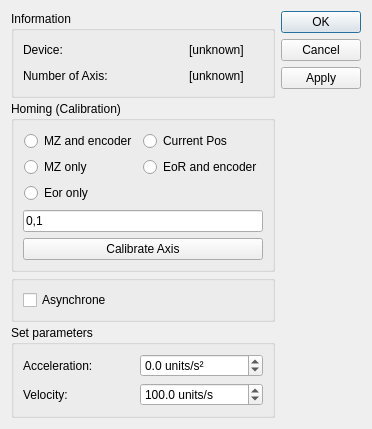
<?xml version="1.0" encoding="UTF-8"?>
<ui version="4.0">
 <class>DialogSMC100</class>
 <widget class="QDialog" name="DialogSMC100">
  <property name="geometry">
   <rect>
    <x>0</x>
    <y>0</y>
    <width>342</width>
    <height>400</height>
   </rect>
  </property>
  <property name="windowTitle">
   <string>SMC Piezo</string>
  </property>
  <layout class="QHBoxLayout" name="horizontalLayout">
   <item>
    <layout class="QVBoxLayout" name="verticalLayout_2">
     <property name="spacing">
      <number>3</number>
     </property>
     <item>
      <widget class="QGroupBox" name="group1">
       <property name="title">
        <string>Information</string>
       </property>
       <layout class="QGridLayout" name="gridLayout_2">
        <item row="0" column="0">
         <widget class="QLabel" name="label">
          <property name="text">
           <string>Device:</string>
          </property>
         </widget>
        </item>
        <item row="0" column="2">
         <widget class="QLabel" name="lblDevice1">
          <property name="sizePolicy">
           <sizepolicy hsizetype="MinimumExpanding" vsizetype="Preferred">
            <horstretch>0</horstretch>
            <verstretch>0</verstretch>
           </sizepolicy>
          </property>
          <property name="text">
           <string>[unknown]</string>
          </property>
         </widget>
        </item>
        <item row="1" column="0">
         <widget class="QLabel" name="label_6">
          <property name="text">
           <string>Number of Axis:</string>
          </property>
         </widget>
        </item>
        <item row="1" column="2">
         <widget class="QLabel" name="lblPiezo">
          <property name="sizePolicy">
           <sizepolicy hsizetype="MinimumExpanding" vsizetype="Preferred">
            <horstretch>0</horstretch>
            <verstretch>0</verstretch>
           </sizepolicy>
          </property>
          <property name="text">
           <string>[unknown]</string>
          </property>
          <property name="wordWrap">
           <bool>true</bool>
          </property>
         </widget>
        </item>
        <item row="0" column="1">
         <spacer name="horizontalSpacer">
          <property name="orientation">
           <enum>Qt::Horizontal</enum>
          </property>
          <property name="sizeHint" stdset="0">
           <size>
            <width>40</width>
            <height>20</height>
           </size>
          </property>
         </spacer>
        </item>
        <item row="1" column="1">
         <spacer name="horizontalSpacer_2">
          <property name="orientation">
           <enum>Qt::Horizontal</enum>
          </property>
          <property name="sizeHint" stdset="0">
           <size>
            <width>40</width>
            <height>20</height>
           </size>
          </property>
         </spacer>
        </item>
       </layout>
      </widget>
     </item>
     <item>
      <widget class="QGroupBox" name="groupBox">
       <property name="title">
        <string>Homing (Calibration)</string>
       </property>
       <layout class="QVBoxLayout" name="verticalLayout_3">
        <item>
         <layout class="QGridLayout" name="gridLayout">
          <property name="margin">
           <number>1</number>
          </property>
          <item row="0" column="0">
           <widget class="QRadioButton" name="radioType0">
            <property name="text">
             <string>MZ and encoder</string>
            </property>
           </widget>
          </item>
          <item row="1" column="0">
           <widget class="QRadioButton" name="radioType2">
            <property name="text">
             <string>MZ only</string>
            </property>
           </widget>
          </item>
          <item row="0" column="1">
           <widget class="QRadioButton" name="radioType1">
            <property name="text">
             <string>Current Pos</string>
            </property>
           </widget>
          </item>
          <item row="1" column="1">
           <widget class="QRadioButton" name="radioType3">
            <property name="text">
             <string>EoR and encoder</string>
            </property>
           </widget>
          </item>
          <item row="2" column="0">
           <widget class="QRadioButton" name="radioType4">
            <property name="text">
             <string>Eor only</string>
            </property>
           </widget>
          </item>
         </layout>
        </item>
        <item>
         <widget class="QLineEdit" name="lineAxisToCalibrate">
          <property name="inputMask">
           <string extracomment="Enter Axis separated by comma (0,1,2,3)"/>
          </property>
          <property name="text">
           <string>0,1</string>
          </property>
         </widget>
        </item>
        <item>
         <widget class="QPushButton" name="calibrateBtn">
          <property name="text">
           <string>Calibrate Axis</string>
          </property>
         </widget>
        </item>
       </layout>
      </widget>
     </item>
     <item>
      <widget class="QGroupBox" name="group2">
       <property name="title">
        <string/>
       </property>
       <layout class="QVBoxLayout" name="verticalLayout">
        <item>
         <widget class="QCheckBox" name="checkAsync">
          <property name="text">
           <string>Asynchrone</string>
          </property>
         </widget>
        </item>
       </layout>
      </widget>
     </item>
     <item>
      <widget class="QGroupBox" name="group4">
       <property name="title">
        <string>Set parameters</string>
       </property>
       <layout class="QGridLayout" name="gridLayout_3">
        <item row="0" column="0">
         <widget class="QLabel" name="label_7">
          <property name="text">
           <string>Acceleration:</string>
          </property>
         </widget>
        </item>
        <item row="0" column="1">
         <widget class="QDoubleSpinBox" name="dblSpinAcceleration">
          <property name="suffix">
           <string> units/s²</string>
          </property>
          <property name="decimals">
           <number>1</number>
          </property>
          <property name="minimum">
           <double>-1000000000.000000000000000</double>
          </property>
          <property name="maximum">
           <double>1000000000.000000000000000</double>
          </property>
         </widget>
        </item>
        <item row="1" column="0">
         <widget class="QLabel" name="label_8">
          <property name="text">
           <string>Velocity:</string>
          </property>
         </widget>
        </item>
        <item row="1" column="1">
         <widget class="QDoubleSpinBox" name="dblSpinVelocity">
          <property name="suffix">
           <string> units/s</string>
          </property>
          <property name="decimals">
           <number>1</number>
          </property>
          <property name="minimum">
           <double>-1000000000.000000000000000</double>
          </property>
          <property name="maximum">
           <double>1000000000.000000000000000</double>
          </property>
          <property name="value">
           <double>100.000000000000000</double>
          </property>
         </widget>
        </item>
       </layout>
      </widget>
     </item>
     <item>
      <spacer name="verticalSpacer_2">
       <property name="orientation">
        <enum>Qt::Vertical</enum>
       </property>
       <property name="sizeHint" stdset="0">
        <size>
         <width>20</width>
         <height>40</height>
        </size>
       </property>
      </spacer>
     </item>
    </layout>
   </item>
   <item>
    <widget class="QDialogButtonBox" name="buttonBox">
     <property name="locale">
      <locale language="German" country="Germany"/>
     </property>
     <property name="orientation">
      <enum>Qt::Vertical</enum>
     </property>
     <property name="standardButtons">
      <set>QDialogButtonBox::Apply|QDialogButtonBox::Cancel|QDialogButtonBox::Ok</set>
     </property>
    </widget>
   </item>
  </layout>
 </widget>
 <resources/>
 <connections/>
</ui>
